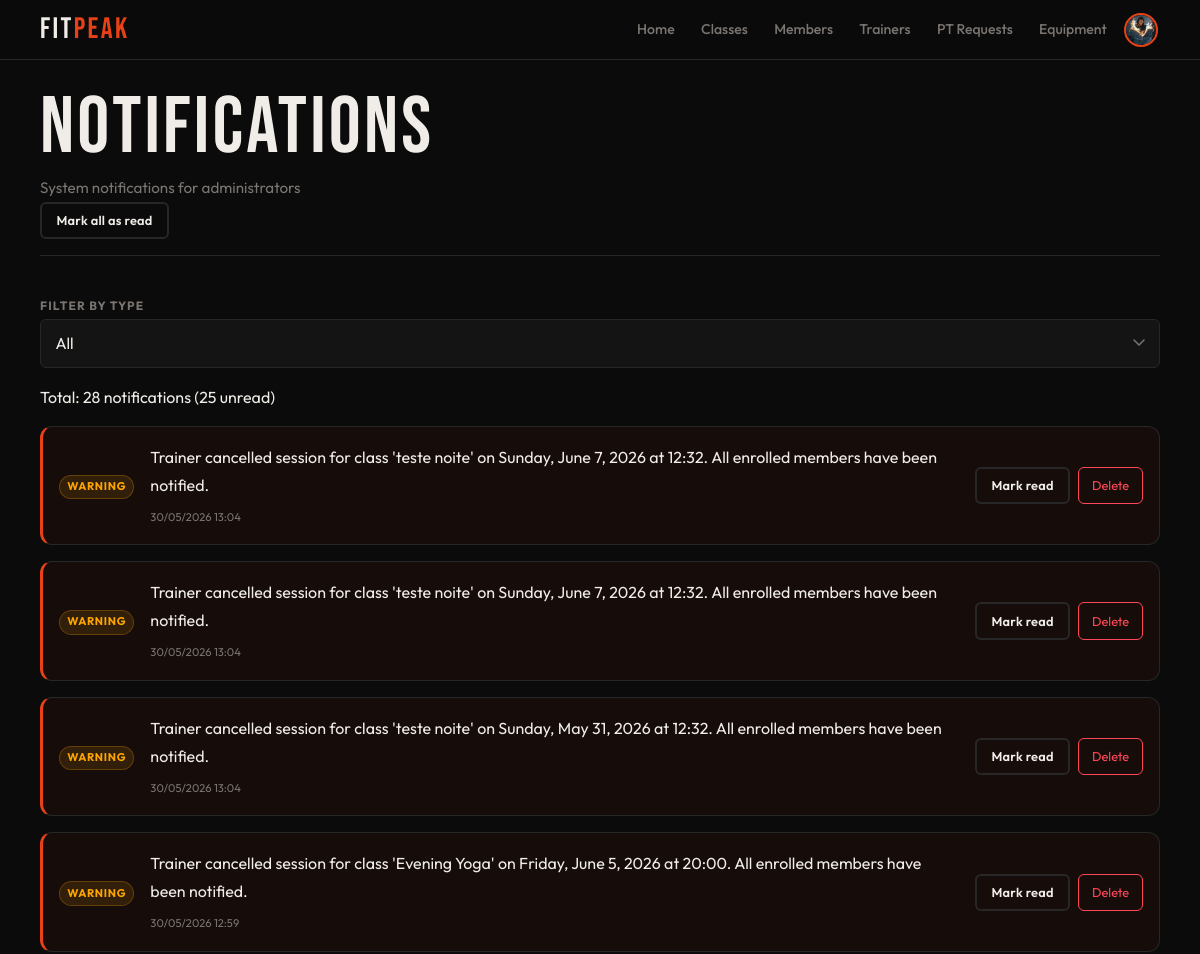
Before: /admin/notifications.php (signed in, upper part) with the older database file.
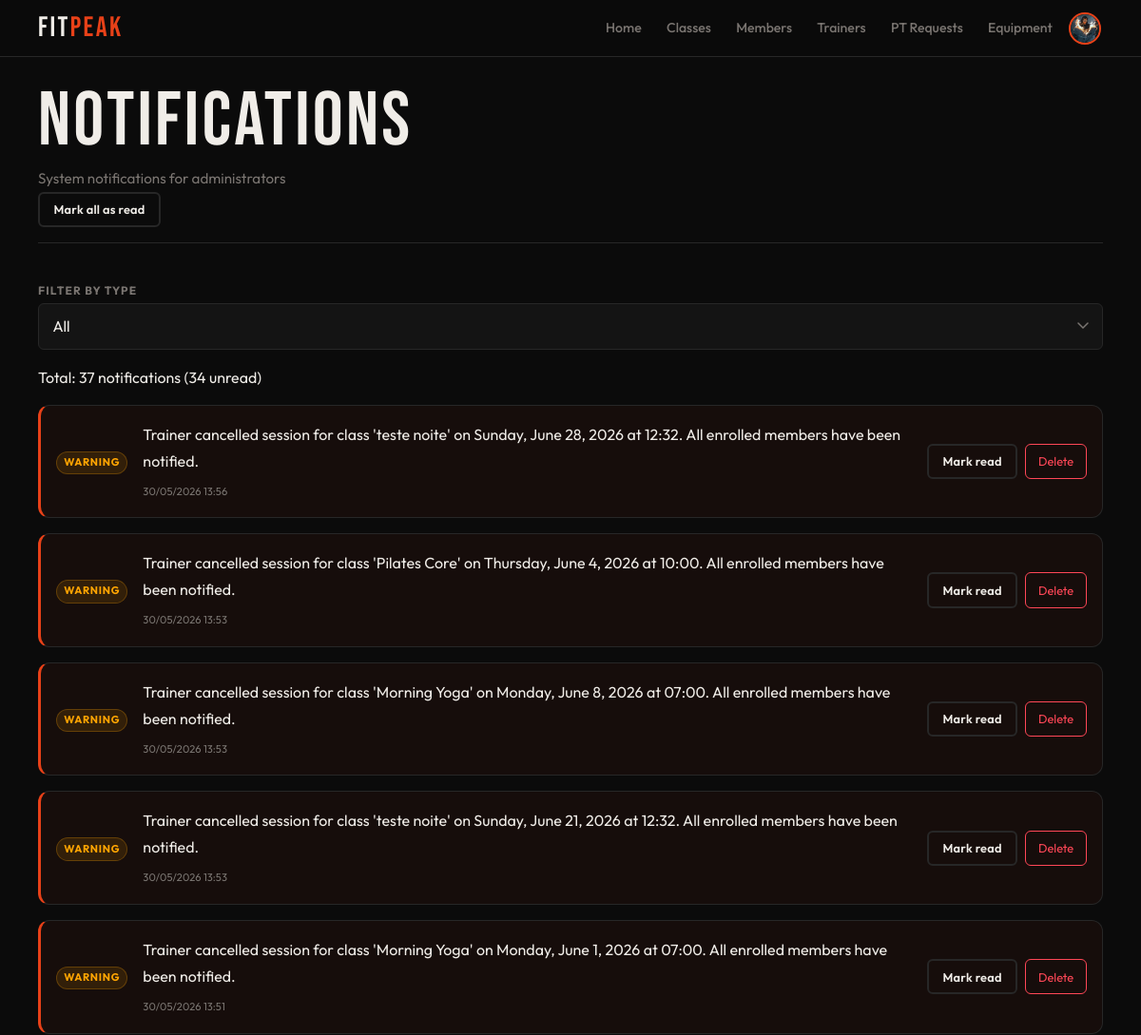
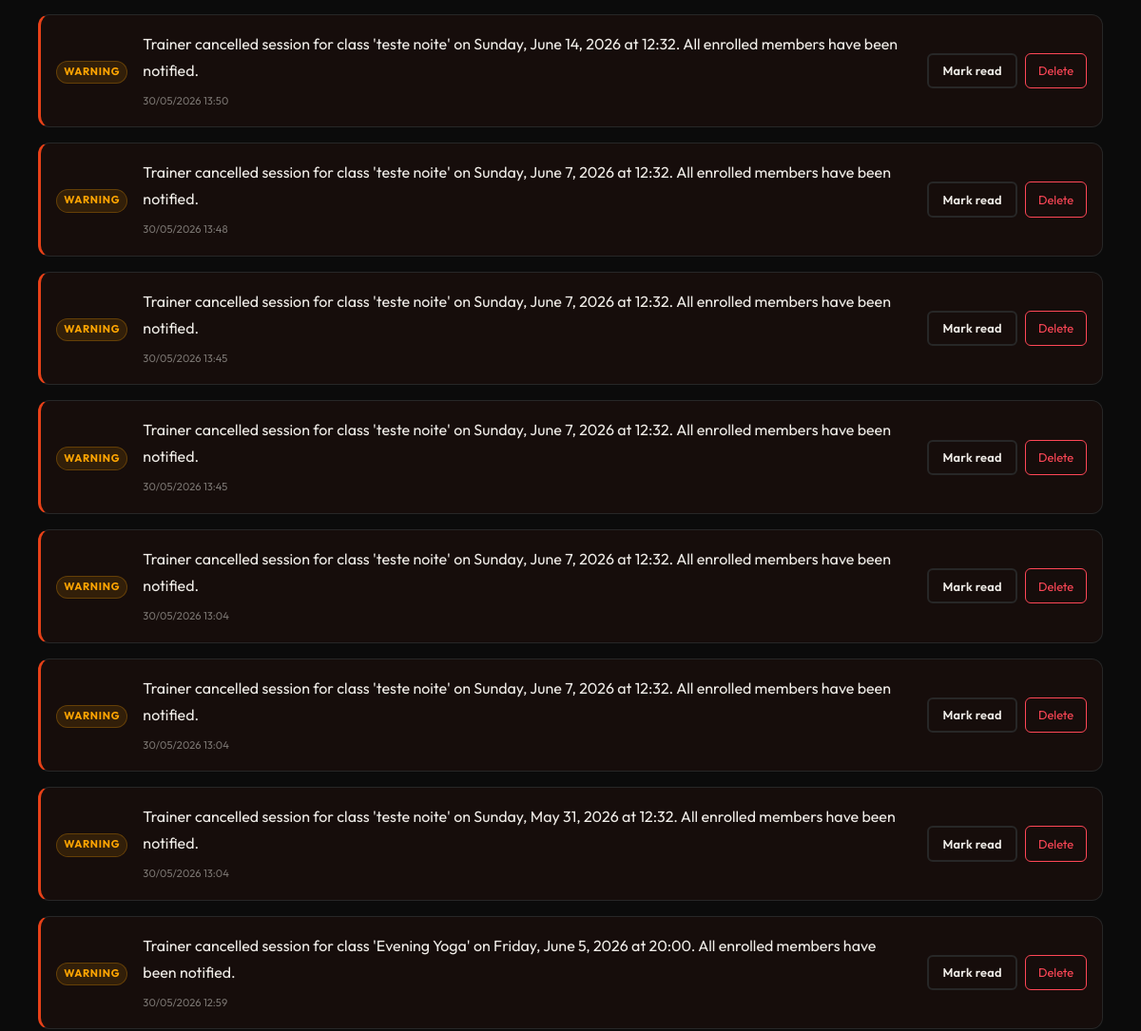
After: the same page with the newer database file (2 pictures, top to bottom).
### tables this page shows
CREATE TABLE notifications (
    id INTEGER PRIMARY KEY AUTOINCREMENT,

    user_id INTEGER DEFAULT NULL,

    target_role TEXT DEFAULT NULL,

    scope TEXT NOT NULL DEFAULT 'personal',

    title TEXT,

    message TEXT NOT NULL,

    notification_type_id INTEGER NOT NULL,

    created_at DATETIME DEFAULT CURRENT_TIMESTAMP,

    FOREIGN KEY (user_id)
        REFERENCES users(id)
        ON DELETE CASCADE,

    FOREIGN KEY (notification_type_id)
        REFERENCES notification_types(id)
);

### db/notifications.php (called while the page is built, shortened)
<?php
function getCurrentNotificationUserId(): ?int
{
    return isset($_SESSION['user_id']) ? (int) $_SESSION['user_id'] : null;
}
function getCurrentNotificationRole(): ?string
{
    return $_SESSION['active_role'] ?? $_SESSION['role'] ?? null;
}
function getNotifications(PDO $pdo, ...$args): array
{
    $userId = getCurrentNotificationUserId();
    $role = getCurrentNotificationRole();
    $limit = 100;
    $offset = 0;
    $excludePersonal = false;
    if (
        count($args) >= 2 &&
        is_numeric($args[0]) &&
        is_string($args[1]) &&
        in_array($args[1], ['admin', 'member', 'trainer', 'all'], true)
    ) {
        $userId = (int) $args[0];
        $role = $args[1];
        $limit = isset($args[2]) ? (int) $args[2] : 100;
        $offset = isset($args[3]) ? (int) $args[3] : 0;
        $typeFilter = $args[4] ?? 'all';
    } else {
        $limit = isset($args[0]) ? (int) $args[0] : 100;
        $offset = isset($args[1]) ? (int) $args[1] : 0;
        $typeFilter = $args[2] ?? 'all';
        $excludePersonal = (bool)($args[3] ?? false);
    }
    $sql = "
        SELECT
            n.*,
            COALESCE(nt.label, 'Info') AS type_label,
            COALESCE(nt.css_class, 'info') AS css_class,
            COALESCE(nt.icon, 'bell') AS icon,
            CASE
                WHEN nr.id IS NOT NULL THEN 1
                ELSE 0
            END AS is_read
        FROM notifications n
        LEFT JOIN notification_types nt
            ON nt.id = n.notification_type_id
        LEFT JOIN notification_reads nr
            ON nr.notification_id = n.id
            AND nr.user_id = ?
        WHERE
            (
                n.user_id = ?
                OR n.target_role = ?
                OR n.target_role = 'all'
            )
    ";
    $params = [
        $userId,
        $userId,
        $role
    ];
    $sql .= "
        ORDER BY n.created_at DESC
        LIMIT ?
        OFFSET ?
    ";
    $params[] = $limit;
    $params[] = $offset;
    $stmt = $pdo->prepare($sql);
    $stmt->execute($params);
    $rows = $stmt->fetchAll(PDO::FETCH_ASSOC);
    return $rows;
}
function getTotalCountForUser(PDO $pdo, int $userId, string $role, string $typeFilter = 'all'): int
{
    $sql = "
        SELECT COUNT(DISTINCT n.id)
        FROM notifications n
        LEFT JOIN notification_types nt
            ON nt.id = n.notification_type_id
        WHERE
            (
                n.user_id = ?
                OR n.target_role = ?
                OR n.target_role = 'all'
            )
    ";
    $params = [
        $userId,
        $role
    ];
    $stmt = $pdo->prepare($sql);
    $stmt->execute($params);
    return (int) $stmt->fetchColumn();
}
function getUnreadCount(PDO $pdo, int $userId, string $role, string $typeFilter = 'all'): int
{
    $sql = "
        SELECT COUNT(DISTINCT n.id)
        FROM notifications n
        LEFT JOIN notification_reads nr
            ON nr.notification_id = n.id
            AND nr.user_id = ?
        LEFT JOIN notification_types nt
            ON nt.id = n.notification_type_id
        WHERE
            nr.id IS NULL
            AND (
                n.user_id = ?
                OR n.target_role = ?
                OR n.target_role = 'all'
            )
    ";
    $params = [
        $userId,
        $userId,
        $role
    ];
    $stmt = $pdo->prepare($sql);
    $stmt->execute($params);
    return (int) $stmt->fetchColumn();
}

### template/notifications.php (the view, shortened to what this page needs)
<?php
function output_notifications_list($notifications) {
    ?>
    <div class="notifications-list">
        <?php foreach ($notifications as $notif): ?>
            <div class="notification-item <?= $notif['is_read'] ? 'read' : 'unread' ?>" data-id="<?= $notif['id'] ?>">
                <div class="notification-icon">
                    <span class="badge badge-<?= htmlspecialchars($notif['css_class']) ?>">
                        <?= htmlspecialchars($notif['type_label']) ?>
                    </span>
                </div>
                <div class="notification-content">
                    <p><?= htmlspecialchars($notif['message']) ?></p>
                    <small class="notification-date"><?= date('d/m/Y H:i', strtotime($notif['created_at'])) ?></small>
                </div>
                <div class="notification-actions">
                    <?php if (!$notif['is_read']): ?>
                        <button class="mark-read-btn secondary-button btn-sm" data-id="<?= $notif['id'] ?>">Mark read</button>
                    <?php endif; ?>
                    <button class="delete-notif-btn danger-button btn-sm" data-id="<?= $notif['id'] ?>">Delete</button>
                </div>
            </div>
        <?php endforeach; ?>
    </div>
    <?php
}
    ?>

### includes/header.php (shortened to what this page needs)
<?php
if (!function_exists('output_header')) {
    function output_header($pageCss) {
        $loggedIn = isset($_SESSION['user_id']);
        $userName = $_SESSION['user_name'] ?? '';
        $originalRole = $_SESSION['role'] ?? '';
        $userPhoto = $_SESSION['user_photo'] ?? null;
        $userIsAdmin = !empty($_SESSION['is_admin']) || $originalRole === 'admin';
        $activeRole = $_SESSION['active_role'] ?? '';
        if (!$loggedIn) {
            $headerArea = 'public';
        } elseif ($activeRole === 'member') {
            $headerArea = 'member';
        } elseif ($activeRole === 'trainer') {
            $headerArea = 'trainer';
        } elseif ($activeRole === 'admin') {
            $headerArea = 'admin';
        }
        $avatarHtml = '';
        if ($loggedIn) {
            $initial = strtoupper(substr($userName, 0, 1));
            if (!empty($userPhoto)) {
                $avatarHtml = '<img src="' . htmlspecialchars($userPhoto) . '" alt="' . htmlspecialchars($userName) . '" class="avatar-img">';
            } else {
                $avatarHtml = '<span class="avatar-initial">' . htmlspecialchars($initial) . '</span>';
            }
        }
        switch ($headerArea) {
            case 'admin':
                $logoLink = '../admin/dashboard.php';
                $profileLink = '../admin/profile.php';
                break;
        }
?>
<!DOCTYPE html>
<html lang="en">
<head>
    <link rel="stylesheet" href="../css/base.css">
    <link rel="stylesheet" href="../css/components.css">
    <link rel="stylesheet" href="../css/pages/<?= htmlspecialchars($pageCss) ?>">
</head>
<body>
<header>
    <nav class="navbar" aria-label="Main navigation">
        <a href="<?= htmlspecialchars($logoLink) ?>" class="logo">FIT<span>PEAK</span></a>
        <ul class="nav-menu">
            <?php if ($headerArea === 'member'): ?>
                <li><a href="../member/dashboard.php">Home</a></li>
                <li><a href="../member/classes.php">Classes</a></li>
                <li><a href="../member/trainers.php">Trainers</a></li>
                <li><a href="../member/equipment.php">Equipment</a></li>
                <li><a href="../member/notifications.php">Notifications</a></li>
                <?php if ($userIsAdmin && $originalRole !== 'admin'): ?>
                    <li><a href="../public/choose_area.php" class="nav-login">Switch Area</a></li>
                <?php endif; ?>
                <li class="nav-avatar">
                    <a href="../member/profile.php" class="avatar-link" title="My Profile">
                        <div class="avatar"><?= $avatarHtml ?></div>
                    </a>
                </li>
            <?php elseif ($headerArea === 'admin'): ?>
                <li><a href="../admin/dashboard.php">Home</a></li>
                <li><a href="../admin/classes.php">Classes</a></li>
                <li><a href="../admin/members.php">Members</a></li>
                <li><a href="../admin/trainers.php">Trainers</a></li>
                <li><a href="../admin/pt_requests.php">PT Requests</a></li>
                <li><a href="../admin/equipment.php">Equipment</a></li>
                <li class="nav-avatar">
                    <a href="<?= htmlspecialchars($profileLink) ?>" class="avatar-link" title="My Profile">
                        <div class="avatar"><?= $avatarHtml ?></div>
                    </a>
                </li>
            <?php endif; ?>
        </ul>
    </nav>
</header>
<?php
    }
}
?>

### admin/notifications.php (shortened to what this page needs)
<?php
require_once '../includes/header.php';
require_once '../includes/footer.php';
require_once '../db/notifications.php';
require_once '../template/notifications.php';
$pdo = getDatabaseConnection();
$filter = $_GET['filter'] ?? 'all';
$userId = (int)($_SESSION['user_id'] ?? 0);
$role = $_SESSION['active_role'] ?? $_SESSION['role'] ?? 'admin';
$notifications = getNotifications(
    $pdo,
    $userId,
    $role,
    100,
    0,
    $filter
);
$userId = (int) $_SESSION['user_id'];
$role = $_SESSION['active_role'] ?? $_SESSION['role'] ?? 'admin';
$totalCount = getTotalCountForUser($pdo, $userId, $role, $filter);
$unreadCount = getUnreadCount($pdo, $userId, $role, $filter);
output_header('notifications.css');
?>
<link rel="stylesheet" href="../css/pages/form.css">
<main class="main">
    <div class="container">
        <header class="page-header">
            <div class="page-header-row">
                <div>
                    <h1>Notifications</h1>
                    <p>System notifications for administrators</p>
                </div>
                <div class="notification-header-actions">
                    <form method="post">
                        <button type="submit" class="secondary-button btn-sm">Mark all as read</button>
                    </form>
                </div>
            </div>
        </header>
        <div class="filter-bar">
            <div class="filter-group">
                <label class="form-label">Filter by type</label>
                <select id="type-filter" class="form-select">
                    <option value="all" <?= $filter === 'all' ? 'selected' : '' ?>>All</option>
                </select>
            </div>
        </div>
        <div class="results-bar" id = "summary-bar">
            <p class="results-count">
                Total: <?= (int)$totalCount ?> notifications (<?= (int)$unreadCount ?> unread)
            </p>
        </div>
        <?php output_notifications_list($notifications); ?>
    </div>
</main>
<?php output_footer(); ?>

### includes/footer.php (shortened to what this page needs)
<?php
function output_footer($basePath = '') {
?>
    </body>
    </html>
<?php } ?>

### css/base.css (style rules this page uses)
:root { --bg: #0b0b0b; --surface: #141414; --card: #1c1c1c; --border: #272727; --accent: #e84118; --accent-glow: rgba(232, 65, 24, 0.28); --text: #f0ede8; --muted: #7a7571; --success: #2ed573; --warning: #ffa502; --danger: #ff4757; --info: #1e90ff; --ff-display: 'Bebas Neue', sans-serif; --ff-body: 'Outfit', sans-serif; --sp-xs: 0.25rem; --sp-sm: 0.5rem; --sp-md: 1rem; --sp-lg: clamp(1rem, 3vw, 1.5rem); --sp-xl: clamp(1.5rem, 5vw, 2.5rem); --sp-2xl: clamp(2rem, 7vw, 4rem); --nav-h: 60px; --r-sm: 6px; --r-md: 12px; --r-pill: 999px; --touch: 44px; --max-w: 1200px; --shadow-a: 0 0 24px var(--accent-glow); --t: 0.22s cubic-bezier(0.4, 0, 0.2, 1); }
*, *::before, *::after { box-sizing: border-box; margin: 0; padding: 0; }
html { font-size: 16px; scroll-behavior: smooth; -webkit-text-size-adjust: 100%; }
body { font-family: var(--ff-body); background: var(--bg); color: var(--text); line-height: 1.6; min-height: 100dvh; display: flex; flex-direction: column; overflow-x: hidden; }
img, svg { display: block; max-width: 100%; height: auto; }
a { color: inherit; text-decoration: none; }
ul, ol { list-style: none; }
button { cursor: pointer; border: none; background: none; font: inherit; }
input, select, textarea { font: inherit; }
h1, h2, h3, h4, h5, h6 { font-family: var(--ff-display); letter-spacing: 0.04em; line-height: 1.1; font-weight: 400; }
h1 { font-size: clamp(2.2rem, 7vw, 5rem); }
p { line-height: 1.75; }
.container { width: 100%; max-width: var(--max-w); margin-inline: auto; padding-inline: var(--sp-md); }
.main { flex: 1; padding-top: var(--nav-h); }
@media (min-width: 640px) { .container { padding-inline: var(--sp-lg); } }
@media (min-width: 1024px) { .container { padding-inline: var(--sp-xl); } }

### css/pages/notifications.css (style rules this page uses)
.notifications-list { display: flex; flex-direction: column; gap: var(--sp-md); }
.notification-item { display: flex; align-items: center; justify-content: space-between; gap: var(--sp-md); background: var(--card); border: 1px solid var(--border); border-radius: var(--r-md); padding: var(--sp-md); transition: background var(--t); }
.notification-item.unread { background: rgba(232, 65, 24, 0.05); border-left: 3px solid var(--accent); }
.notification-icon { flex-shrink: 0; }
.notification-content { flex: 1; }
.notification-content p { margin-bottom: var(--sp-xs); }
.notification-date { font-size: 0.7rem; color: var(--muted); }
.notification-actions { display: flex; gap: var(--sp-sm); flex-shrink: 0; }
.danger-button { background: transparent; border: 1px solid var(--danger); color: var(--danger); padding: 0.3rem 0.8rem; border-radius: var(--r-sm); cursor: pointer; transition: all var(--t); }
#summary-bar { margin-bottom: 15px; margin-top: 15px; }

### css/pages/form.css (style rules this page uses)
main { padding-bottom: var(--sp-2xl); }

Changed rows visible on the page:
added notifications: type_label "WARNING", message "Trainer cancelled session for class 'teste noite' on Sunday, June 28, 2026 at 12:32. All enrolled members have been notified.", created_at "30/05/2026 13:56"
added notifications: type_label "WARNING", message "Trainer cancelled session for class 'Pilates Core' on Thursday, June 4, 2026 at 10:00. All enrolled members have been notified.", created_at "30/05/2026 13:53"
added notifications: type_label "WARNING", message "Trainer cancelled session for class 'Morning Yoga' on Monday, June 8, 2026 at 07:00. All enrolled members have been notified.", created_at "30/05/2026 13:53"
added notifications: type_label "WARNING", message "Trainer cancelled session for class 'teste noite' on Sunday, June 21, 2026 at 12:32. All enrolled members have been notified.", created_at "30/05/2026 13:53"
added notifications: type_label "WARNING", message "Trainer cancelled session for class 'Morning Yoga' on Monday, June 1, 2026 at 07:00. All enrolled members have been notified.", created_at "30/05/2026 13:51"
added notifications: type_label "WARNING", message "Trainer cancelled session for class 'teste noite' on Sunday, June 14, 2026 at 12:32. All enrolled members have been notified.", created_at "30/05/2026 13:50"
added notifications: type_label "WARNING", message "Trainer cancelled session for class 'teste noite' on Sunday, June 7, 2026 at 12:32. All enrolled members have been notified.", created_at "30/05/2026 13:48"
added notifications: type_label "WARNING", message "Trainer cancelled session for class 'teste noite' on Sunday, June 7, 2026 at 12:32. All enrolled members have been notified.", created_at "30/05/2026 13:45"
added notifications: type_label "WARNING", message "Trainer cancelled session for class 'teste noite' on Sunday, June 7, 2026 at 12:32. All enrolled members have been notified.", created_at "30/05/2026 13:45"
Other visible differences:
$totalCount: "28" → "37"
$unreadCount: "25" → "34"
